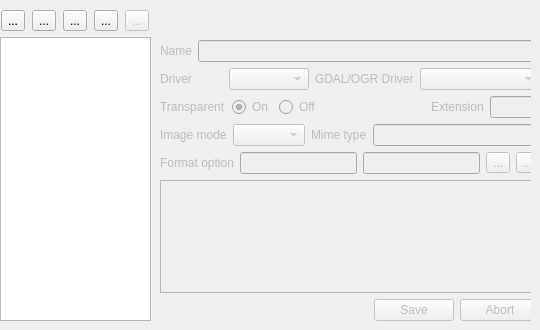
     <widget class="QWidget" name="outputFormatTabForm">
      <property name="toolTip">
       <string>&lt;html&gt;&lt;head/&gt;&lt;body&gt;&lt;p&gt;Managing custom output formats.&lt;/p&gt;&lt;/body&gt;&lt;/html&gt;</string>
      </property>
      <attribute name="title">
       <string>Output Format</string>
      </attribute>
      <attribute name="toolTip">
       <string>&lt;html&gt;&lt;head/&gt;&lt;body&gt;&lt;p&gt;Managing custom output formats.&lt;/p&gt;&lt;/body&gt;&lt;/html&gt;</string>
      </attribute>
      <widget class="QWidget" name="layoutWidget16">
       <property name="geometry">
        <rect>
         <x>0</x>
         <y>10</y>
         <width>151</width>
         <height>311</height>
        </rect>
       </property>
       <layout class="QVBoxLayout" name="verticalLayout_3">
        <item>
         <layout class="QHBoxLayout" name="horizontalLayout_31">
          <item>
           <widget class="QToolButton" name="outputformat_new">
            <property name="toolTip">
             <string>New outputformat</string>
            </property>
            <property name="text">
             <string>...</string>
            </property>
            <property name="icon">
             <iconset>
              <normaloff>:/ui/images/icons/document-new.png</normaloff>:/ui/images/icons/document-new.png</iconset>
            </property>
           </widget>
          </item>
          <item>
           <widget class="QToolButton" name="outputformat_edit">
            <property name="toolTip">
             <string>Edit output format selected</string>
            </property>
            <property name="text">
             <string>...</string>
            </property>
            <property name="icon">
             <iconset>
              <normaloff>:/ui/images/icons/document-edit.png</normaloff>:/ui/images/icons/document-edit.png</iconset>
            </property>
           </widget>
          </item>
          <item>
           <widget class="QToolButton" name="outputformat_delete">
            <property name="toolTip">
             <string>Delete output format selected</string>
            </property>
            <property name="text">
             <string>...</string>
            </property>
            <property name="icon">
             <iconset>
              <normaloff>:/ui/images/icons/document-close.png</normaloff>:/ui/images/icons/document-close.png</iconset>
            </property>
           </widget>
          </item>
          <item>
           <widget class="QToolButton" name="outputformat_clear">
            <property name="toolTip">
             <string>Erase all output format </string>
            </property>
            <property name="text">
             <string>...</string>
            </property>
            <property name="icon">
             <iconset>
              <normaloff>:/ui/images/icons/draw-eraser.png</normaloff>:/ui/images/icons/draw-eraser.png</iconset>
            </property>
           </widget>
          </item>
          <item>
           <widget class="QToolButton" name="outputformat_import">
            <property name="enabled">
             <bool>false</bool>
            </property>
            <property name="toolTip">
             <string>Import output format</string>
            </property>
            <property name="text">
             <string>...</string>
            </property>
            <property name="icon">
             <iconset>
              <normaloff>:/ui/images/icons/document-import.png</normaloff>:/ui/images/icons/document-import.png</iconset>
            </property>
           </widget>
          </item>
         </layout>
        </item>
        <item>
         <widget class="QTreeView" name="mf_outputformat_list"/>
        </item>
       </layout>
      </widget>
      <widget class="QWidget" name="outputFormatForm" native="true">
       <property name="enabled">
        <bool>false</bool>
       </property>
       <property name="geometry">
        <rect>
         <x>150</x>
         <y>30</y>
         <width>381</width>
         <height>291</height>
        </rect>
       </property>
       <widget class="QWidget" name="layoutWidget17">
        <property name="geometry">
         <rect>
          <x>10</x>
          <y>10</y>
          <width>380</width>
          <height>281</height>
         </rect>
        </property>
        <layout class="QVBoxLayout" name="verticalLayout_4">
         <item>
          <layout class="QHBoxLayout" name="horizontalLayout_20">
           <item>
            <widget class="QLabel" name="mf_outputformat_name_label">
             <property name="text">
              <string>Name</string>
             </property>
            </widget>
           </item>
           <item>
            <widget class="QLineEdit" name="mf_outputformat_name"/>
           </item>
          </layout>
         </item>
         <item>
          <layout class="QHBoxLayout" name="horizontalLayout_26">
           <item>
            <layout class="QHBoxLayout" name="horizontalLayout_25">
             <item>
              <widget class="QLabel" name="mf_outputformat_driver_label">
               <property name="text">
                <string>Driver</string>
               </property>
              </widget>
             </item>
             <item>
              <widget class="QComboBox" name="mf_outputformat_driver">
               <property name="minimumSize">
                <size>
                 <width>80</width>
                 <height>0</height>
                </size>
               </property>
               <property name="maximumSize">
                <size>
                 <width>80</width>
                 <height>16777215</height>
                </size>
               </property>
              </widget>
             </item>
             <item>
              <widget class="QLabel" name="label_2">
               <property name="text">
                <string>GDAL/OGR Driver</string>
               </property>
              </widget>
             </item>
             <item>
              <widget class="QComboBox" name="mf_gdal_ogr_driver">
               <property name="enabled">
                <bool>false</bool>
               </property>
               <property name="minimumSize">
                <size>
                 <width>120</width>
                 <height>0</height>
                </size>
               </property>
               <property name="maximumSize">
                <size>
                 <width>120</width>
                 <height>16777215</height>
                </size>
               </property>
              </widget>
             </item>
            </layout>
           </item>
          </layout>
         </item>
         <item>
          <layout class="QHBoxLayout" name="horizontalLayout_14">
           <item>
            <widget class="QLabel" name="mf_outputformat_transparent_label">
             <property name="text">
              <string>Transparent</string>
             </property>
            </widget>
           </item>
           <item>
            <widget class="QRadioButton" name="mf_outputformat_transparent_on">
             <property name="text">
              <string>On</string>
             </property>
             <property name="checked">
              <bool>true</bool>
             </property>
            </widget>
           </item>
           <item>
            <widget class="QRadioButton" name="mf_outputformat_transparent_off">
             <property name="text">
              <string>Off</string>
             </property>
            </widget>
           </item>
           <item>
            <spacer name="horizontalSpacer_7">
             <property name="orientation">
              <enum>Qt::Horizontal</enum>
             </property>
             <property name="sizeHint" stdset="0">
              <size>
               <width>40</width>
               <height>20</height>
              </size>
             </property>
            </spacer>
           </item>
           <item>
            <layout class="QHBoxLayout" name="horizontalLayout_24">
             <item>
              <widget class="QLabel" name="mf_outputformat_extension_label">
               <property name="text">
                <string>Extension</string>
               </property>
              </widget>
             </item>
             <item>
              <widget class="QLineEdit" name="mf_outputformat_extension">
               <property name="minimumSize">
                <size>
                 <width>50</width>
                 <height>0</height>
                </size>
               </property>
               <property name="maximumSize">
                <size>
                 <width>50</width>
                 <height>16777215</height>
                </size>
               </property>
              </widget>
             </item>
            </layout>
           </item>
          </layout>
         </item>
         <item>
          <layout class="QHBoxLayout" name="horizontalLayout_27">
           <item>
            <layout class="QHBoxLayout" name="horizontalLayout_22">
             <item>
              <widget class="QLabel" name="mf_outputformat_imagemode_label">
               <property name="text">
                <string>Image mode</string>
               </property>
              </widget>
             </item>
             <item>
              <widget class="QComboBox" name="mf_outputformat_imagemode"/>
             </item>
            </layout>
           </item>
           <item>
            <layout class="QHBoxLayout" name="horizontalLayout_21">
             <item>
              <widget class="QLabel" name="mf_outputformat_mimetype_label">
               <property name="text">
                <string>Mime type</string>
               </property>
              </widget>
             </item>
             <item>
              <widget class="QLineEdit" name="mf_outputformat_mimetype"/>
             </item>
            </layout>
           </item>
          </layout>
         </item>
         <item>
          <layout class="QHBoxLayout" name="horizontalLayout_23">
           <item>
            <widget class="QLabel" name="mf_outputformat_options_label">
             <property name="text">
              <string>Format option</string>
             </property>
            </widget>
           </item>
           <item>
            <widget class="QLineEdit" name="mf_outputformat_option_name"/>
           </item>
           <item>
            <widget class="QLineEdit" name="mf_outputformat_option_value"/>
           </item>
           <item>
            <widget class="QToolButton" name="mf_outputformat_options_add">
             <property name="text">
              <string>...</string>
             </property>
             <property name="icon">
              <iconset>
               <normaloff>:/ui/images/icons/dialog-ok-apply.png</normaloff>:/ui/images/icons/dialog-ok-apply.png</iconset>
             </property>
            </widget>
           </item>
           <item>
            <widget class="QToolButton" name="mf_outputformat_options_del">
             <property name="text">
              <string>...</string>
             </property>
             <property name="icon">
              <iconset>
               <normaloff>:/ui/images/icons/dialog-cancel.png</normaloff>:/ui/images/icons/dialog-cancel.png</iconset>
             </property>
            </widget>
           </item>
          </layout>
         </item>
         <item>
          <widget class="QTableView" name="mf_outputformat_formatoptions_list">
           <property name="minimumSize">
            <size>
             <width>0</width>
             <height>0</height>
            </size>
           </property>
           <property name="styleSheet">
            <string notr="true"/>
           </property>
           <property name="horizontalScrollBarPolicy">
            <enum>Qt::ScrollBarAlwaysOff</enum>
           </property>
           <property name="alternatingRowColors">
            <bool>true</bool>
           </property>
           <property name="selectionMode">
            <enum>QAbstractItemView::MultiSelection</enum>
           </property>
           <property name="horizontalScrollMode">
            <enum>QAbstractItemView::ScrollPerItem</enum>
           </property>
           <property name="gridStyle">
            <enum>Qt::DotLine</enum>
           </property>
          </widget>
         </item>
         <item>
          <widget class="QDialogButtonBox" name="mf_outputformat_form_buttons">
           <property name="standardButtons">
            <set>QDialogButtonBox::Abort|QDialogButtonBox::Save</set>
           </property>
          </widget>
         </item>
        </layout>
       </widget>
      </widget>
      <widget class="QLabel" name="mf_outputformat_message">
       <property name="geometry">
        <rect>
         <x>160</x>
         <y>10</y>
         <width>371</width>
         <height>20</height>
        </rect>
       </property>
       <property name="text">
        <string/>
       </property>
      </widget>
     </widget>
